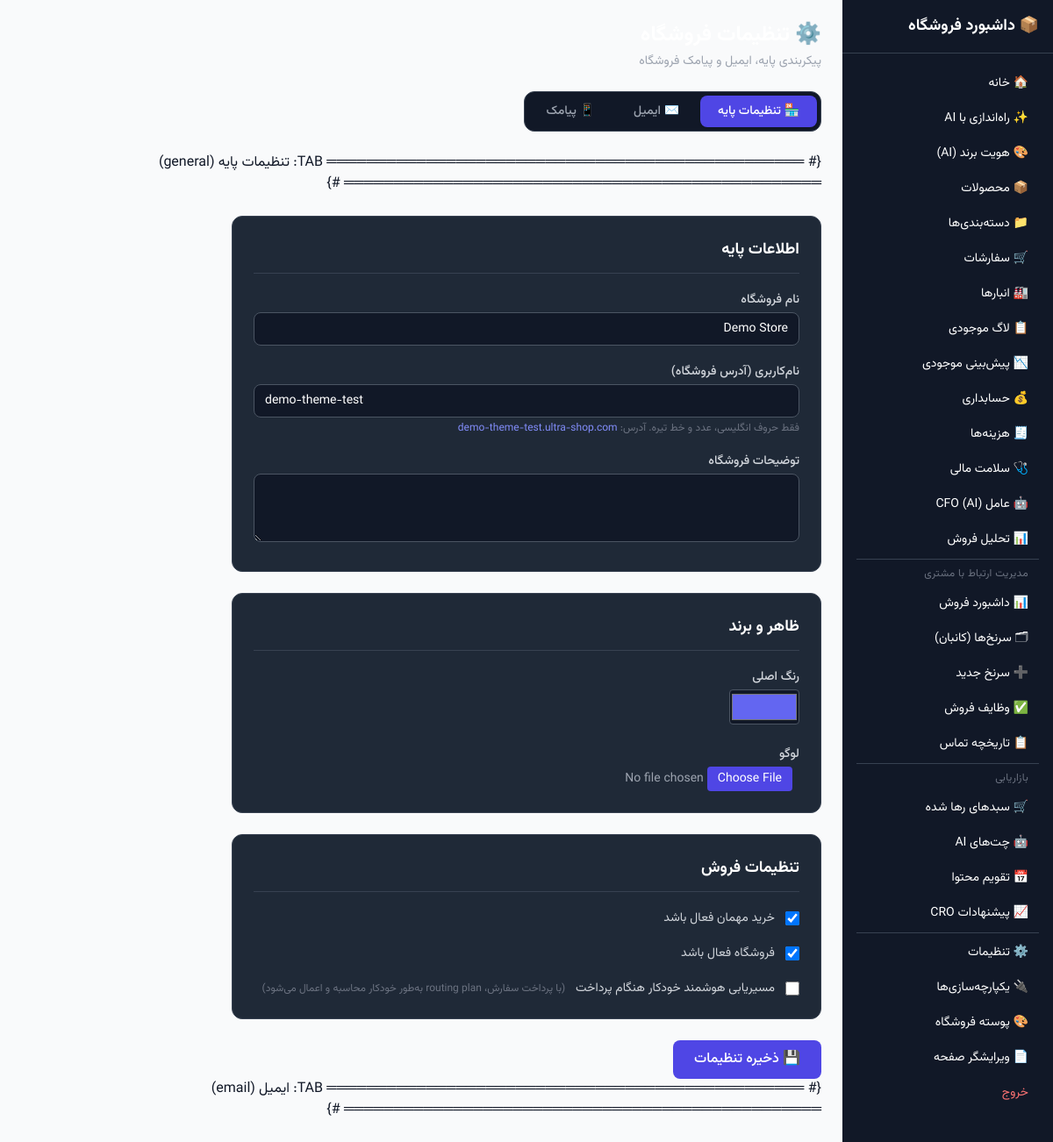
The app's page /dashboard/settings/ (signed in) with its own data.
### core/models.py (models this page shows, shortened)
class Store(models.Model):
    owner = models.ForeignKey(User, on_delete=models.CASCADE, related_name="stores")
    name = models.CharField(max_length=200)
    username = models.SlugField(max_length=60, unique=True, help_text="Subdomain: username.ultra-shop.com")
    tagline = models.CharField(max_length=300, blank=True, default="", help_text="Short slogan (SO-07)")
    description = models.TextField(blank=True, default="")
    logo = models.ImageField(upload_to="stores/logos/", blank=True, null=True)
    favicon = models.ImageField(upload_to="stores/favicons/", blank=True, null=True)
    primary_color = models.CharField(max_length=7, default="#6366f1")
    theme_preset = models.CharField(max_length=30, default="minimal")
    phone = models.CharField(max_length=20, blank=True, default="")
    support_email = models.EmailField(blank=True, default="")
    sms_provider = models.CharField(
        max_length=50,
        blank=True,
        default="",
        choices=[("kavenegar", "کاوه نگار"), ("smsir", "sms.ir")],
    )
    sms_api_key_encrypted = models.TextField(blank=True, default="")
    sms_sender = models.CharField(max_length=30, blank=True, default="")
    email_host = models.CharField(max_length=200, blank=True, default="")
    email_port = models.PositiveIntegerField(default=587)
    email_username = models.CharField(max_length=200, blank=True, default="")
    email_password_encrypted = models.TextField(blank=True, default="")
    email_use_tls = models.BooleanField(default=True)
    email_from = models.EmailField(blank=True, default="")
    generated_logo_url = models.URLField(
        blank=True,
        default="",
        help_text="آدرس لوگوی تولیدشده توسط AI (SO-07)",
    )
    timezone = models.CharField(max_length=50, default="Asia/Tehran")
    currency = models.CharField(max_length=10, default="IRR")
    allow_guest_checkout = models.BooleanField(default=True)
    auto_route_enabled = models.BooleanField(
        default=False,
        help_text="If True, automatically compute and apply smart routing when an order is paid.",
    )
    plan = models.ForeignKey("StorePlan", on_delete=models.SET_NULL, null=True, blank=True)
    is_active = models.BooleanField(default=True)
    created_at = models.DateTimeField(auto_now_add=True)
    updated_at = models.DateTimeField(auto_now=True)
    class Meta:
        db_table = "stores"

### dashboard/views.py (the view, shortened to what this page needs)
# urls.py: path("settings/", views.StoreSettingsView.as_view(), name="store-settings"),
class StoreSettingsView(StoreAccessMixin, TemplateView):
    template_name = "dashboard/store_settings.html"
    def get_context_data(self, **kwargs):
        ctx = super().get_context_data(**kwargs)
        ctx["store"] = self.request.current_store
        ctx["active_tab"] = self.request.GET.get("tab", "general")
        return ctx

### core/context_processors.py (called while the page is built)
def platform_settings(request):
    try:
        ps = PlatformSettings.load()
    except Exception:
        ps = None
    return {"platform_settings": ps}

### core/models.py (called while the page is built)
    @classmethod
    def load(cls):
        obj, _ = cls.objects.get_or_create(pk=1)
        return obj

### dashboard/views.py (called while the page is built)
    def dispatch(self, request, *args, **kwargs):
        store = self.get_current_store(request)
        if not store:
            return redirect("dashboard:home")
        request.current_store = store
        return super().dispatch(request, *args, **kwargs)

    def get_current_store(self, request):
        store_id = request.session.get("current_store_id")
        if not store_id:
            return None
        store = Store.objects.filter(pk=store_id).first()
        if not store:
            return None
        if store.owner == request.user:
            return store
        if StoreStaff.objects.filter(store=store, user=request.user).exists():
            return store
        return None

    def get_context_data(self, **kwargs):
        ctx = super().get_context_data(**kwargs)
        store = self.request.current_store
        user = self.request.user
        if store.owner == user:
            ctx["current_role"] = "owner"
        else:
            staff = StoreStaff.objects.filter(store=store, user=user).first()
            ctx["current_role"] = staff.role if staff else "staff"
        return ctx

### templates/dashboard/store_settings.html (shortened to what this page needs)
{% extends "dashboard/base.html" %}
{% load static %}
{% block content %}
<div class="mb-6">
    <h2 class="text-2xl font-bold text-white">⚙️ تنظیمات فروشگاه</h2>
    <p class="text-gray-400 text-sm mt-1">پیکربندی پایه، ایمیل و پیامک فروشگاه</p>
</div>
<div class="flex gap-1 mb-6 bg-gray-900 p-1 rounded-xl w-fit border border-gray-700">
    <a href="?tab=general"
       class="px-5 py-2 rounded-lg text-sm font-medium transition-colors
              {% if active_tab == 'general' %}bg-indigo-600 text-white shadow{% else %}text-gray-400 hover:text-white hover:bg-gray-800{% endif %}">
        🏪 تنظیمات پایه
    </a>
    <a href="?tab=email"
       class="px-5 py-2 rounded-lg text-sm font-medium transition-colors
              {% if active_tab == 'email' %}bg-indigo-600 text-white shadow{% else %}text-gray-400 hover:text-white hover:bg-gray-800{% endif %}">
        ✉️ ایمیل
    </a>
    <a href="?tab=sms"
       class="px-5 py-2 rounded-lg text-sm font-medium transition-colors
              {% if active_tab == 'sms' %}bg-indigo-600 text-white shadow{% else %}text-gray-400 hover:text-white hover:bg-gray-800{% endif %}">
        📱 پیامک
    </a>
</div>
{# ════════════════════════════════════════════════
   TAB: تنظیمات پایه (general)
   ════════════════════════════════════════════════ #}
{% if active_tab == 'general' %}
<form method="post" enctype="multipart/form-data" class="max-w-2xl space-y-6">
    <div class="bg-gray-800 rounded-xl border border-gray-700 p-6 space-y-5">
        <h3 class="font-semibold text-white text-lg border-b border-gray-700 pb-3">اطلاعات پایه</h3>
        <div>
            <label class="block text-sm font-medium text-gray-300 mb-1">نام فروشگاه</label>
            <input type="text" name="store_name" value="{{ store.name }}"
                   class="w-full bg-gray-900 border border-gray-600 rounded-lg px-3 py-2 text-sm text-white placeholder-gray-500 focus:outline-none focus:border-indigo-500">
        </div>
        <div>
            <label class="block text-sm font-medium text-gray-300 mb-1">نام‌کاربری (آدرس فروشگاه)</label>
            <input type="text" name="username" value="{{ store.username }}"
                   class="w-full bg-gray-900 border border-gray-600 rounded-lg px-3 py-2 text-sm text-white placeholder-gray-500 focus:outline-none focus:border-indigo-500"
                   dir="ltr" pattern="[a-zA-Z0-9\-]+" minlength="2" maxlength="60" placeholder="my-shop">
            <p class="text-xs text-gray-500 mt-1">فقط حروف انگلیسی، عدد و خط تیره. آدرس:
                <span dir="ltr" class="text-indigo-400">{{ store.username }}.{{ platform_settings.domain|default:"ultra-shop.com" }}</span>
            </p>
        </div>
        <div>
            <label class="block text-sm font-medium text-gray-300 mb-1">توضیحات فروشگاه</label>
            <textarea name="store_description" rows="3"
                      class="w-full bg-gray-900 border border-gray-600 rounded-lg px-3 py-2 text-sm text-white placeholder-gray-500 focus:outline-none focus:border-indigo-500">{{ store.description|default:'' }}</textarea>
        </div>
    </div>
    <div class="bg-gray-800 rounded-xl border border-gray-700 p-6 space-y-5">
        <h3 class="font-semibold text-white text-lg border-b border-gray-700 pb-3">ظاهر و برند</h3>
        <div>
            <label class="block text-sm font-medium text-gray-300 mb-1">رنگ اصلی</label>
            <input type="color" name="primary_color" value="{{ store.primary_color|default:'#4f46e5' }}"
                   class="h-10 w-20 rounded cursor-pointer border border-gray-600 bg-gray-900">
        </div>
        <div>
            <label class="block text-sm font-medium text-gray-300 mb-1">لوگو</label>
            <input type="file" name="logo" accept="image/*"
                   class="text-sm text-gray-400 file:mr-2 file:py-1 file:px-3 file:rounded file:border-0 file:text-sm file:bg-indigo-600 file:text-white hover:file:bg-indigo-700">
        </div>
    </div>
    <div class="bg-gray-800 rounded-xl border border-gray-700 p-6 space-y-5">
        <h3 class="font-semibold text-white text-lg border-b border-gray-700 pb-3">تنظیمات فروش</h3>
        <div class="flex items-center gap-3">
            <input type="checkbox" name="allow_guest_checkout" id="allow_guest_checkout"
                   {% if store.allow_guest_checkout %}checked{% endif %}
                   class="w-4 h-4 rounded border-gray-600 bg-gray-900 text-indigo-500 focus:ring-indigo-500">
            <label for="allow_guest_checkout" class="text-sm text-gray-300">خرید مهمان فعال باشد</label>
        </div>
        <div class="flex items-center gap-3">
            <input type="checkbox" name="is_active" id="is_active"
                   {% if store.is_active %}checked{% endif %}
                   class="w-4 h-4 rounded border-gray-600 bg-gray-900 text-indigo-500 focus:ring-indigo-500">
            <label for="is_active" class="text-sm text-gray-300">فروشگاه فعال باشد</label>
        </div>
        <div class="flex items-center gap-3">
            <input type="checkbox" name="auto_route_enabled" id="auto_route_enabled"
                   class="w-4 h-4 rounded border-gray-600 bg-gray-900 text-indigo-500 focus:ring-indigo-500">
            <label for="auto_route_enabled" class="text-sm text-gray-300">مسیریابی هوشمند خودکار هنگام پرداخت</label>
            <span class="text-xs text-gray-500">(با پرداخت سفارش، routing plan به‌طور خودکار محاسبه و اعمال می‌شود)</span>
        </div>
    </div>
    <button type="submit"
            class="bg-indigo-600 hover:bg-indigo-700 text-white font-medium px-6 py-2.5 rounded-lg transition-colors">
        💾 ذخیره تنظیمات
    </button>
</form>
{# ════════════════════════════════════════════════
   TAB: ایمیل (email)
   ════════════════════════════════════════════════ #}
{% endif %}
{% endblock %}

### templates/base.html (style rules this page uses)
body { font-family: 'Vazirmatn', Tahoma, sans-serif; }
[dir="rtl"] { direction: rtl; text-align: right; }

### records on screen
Store: store_name "Demo Store", username "demo-theme-test", primary_color "#6366f1", allow_guest_checkout "☑", is_active "☑"

### other values on screen
{{ platform_settings.domain|default:"ultra-shop.com" }} "ultra-shop.com"
